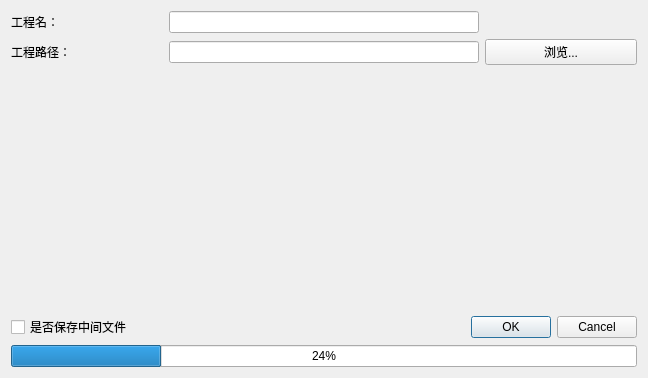
<?xml version="1.0" encoding="UTF-8"?>
<ui version="4.0">
 <class>Mould</class>
 <widget class="QWidget" name="Mould">
  <property name="geometry">
   <rect>
    <x>0</x>
    <y>0</y>
    <width>648</width>
    <height>378</height>
   </rect>
  </property>
  <property name="windowTitle">
   <string>模板参数设置</string>
  </property>
  <property name="windowIcon">
   <iconset resource="../resources/SatExplorer.qrc">
    <normaloff>:/SatExplorer/icon/InSARapp.ico</normaloff>:/SatExplorer/icon/InSARapp.ico</iconset>
  </property>
  <layout class="QGridLayout" name="gridLayout">
   <item row="1" column="0">
    <widget class="QLabel" name="label_2">
     <property name="text">
      <string>工程路径：</string>
     </property>
    </widget>
   </item>
   <item row="0" column="1" colspan="2">
    <widget class="QLineEdit" name="project_name"/>
   </item>
   <item row="3" column="2" colspan="2">
    <widget class="QDialogButtonBox" name="buttonBox">
     <property name="standardButtons">
      <set>QDialogButtonBox::Cancel|QDialogButtonBox::Ok</set>
     </property>
    </widget>
   </item>
   <item row="0" column="0">
    <widget class="QLabel" name="label">
     <property name="text">
      <string>工程名：</string>
     </property>
    </widget>
   </item>
   <item row="2" column="0" colspan="4">
    <widget class="MyToolBox" name="ToolBox" native="true">
     <property name="sizePolicy">
      <sizepolicy hsizetype="Expanding" vsizetype="Expanding">
       <horstretch>0</horstretch>
       <verstretch>0</verstretch>
      </sizepolicy>
     </property>
    </widget>
   </item>
   <item row="1" column="3">
    <widget class="QPushButton" name="browse">
     <property name="text">
      <string>浏览...</string>
     </property>
    </widget>
   </item>
   <item row="1" column="1" colspan="2">
    <widget class="QLineEdit" name="project_path"/>
   </item>
   <item row="3" column="0" colspan="2">
    <widget class="QCheckBox" name="save_tmp">
     <property name="text">
      <string>是否保存中间文件</string>
     </property>
    </widget>
   </item>
   <item row="4" column="0" colspan="4">
    <widget class="QProgressBar" name="progressBar">
     <property name="value">
      <number>24</number>
     </property>
    </widget>
   </item>
  </layout>
 </widget>
 <customwidgets>
  <customwidget>
   <class>MyToolBox</class>
   <extends>QWidget</extends>
   <header>mytoolbox.h</header>
   <container>1</container>
  </customwidget>
 </customwidgets>
 <resources>
  <include location="../resources/SatExplorer.qrc"/>
 </resources>
 <connections/>
</ui>
